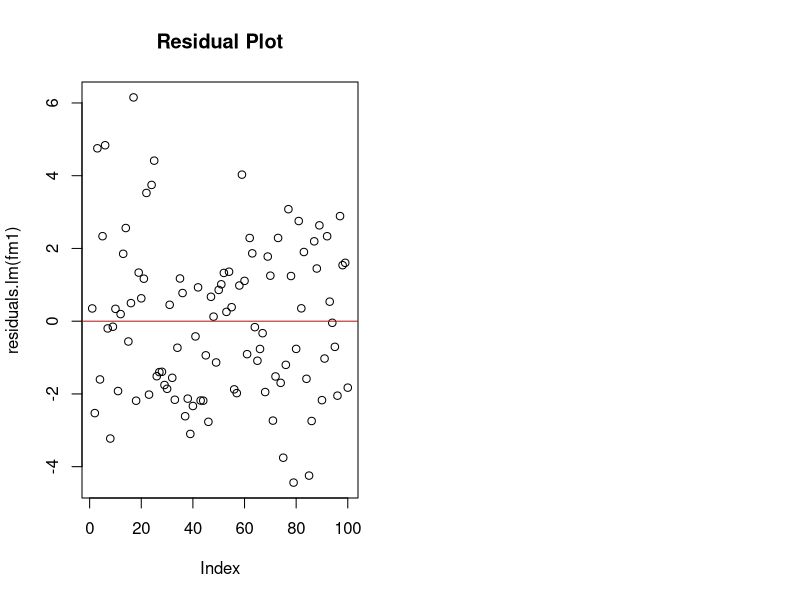
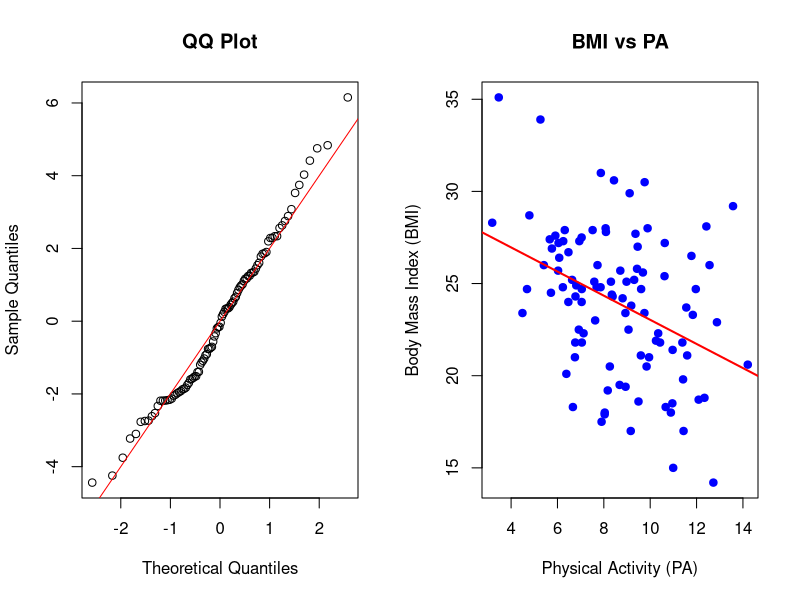
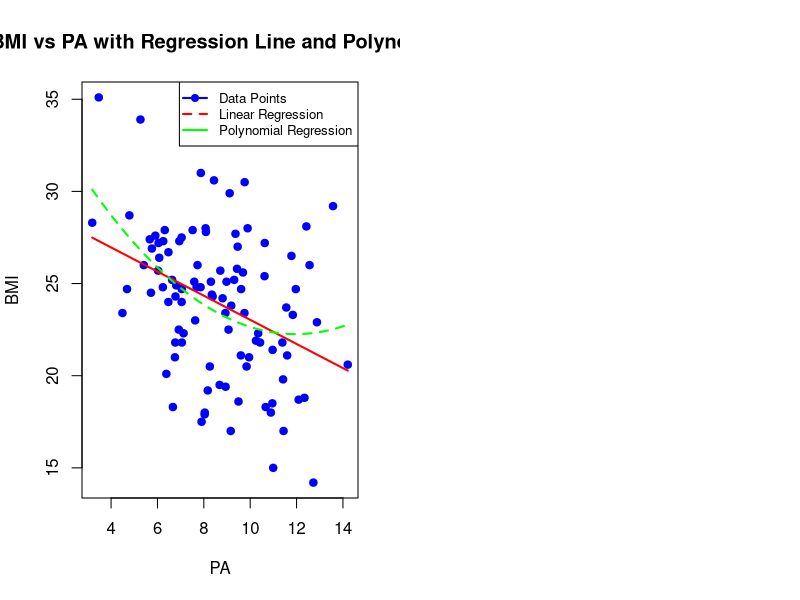

Reproduce these figures in R, in order.
## ---- chunk 1
library(readxl)
pabmi = read_xls("./pabmi.xls")
library(knitr)
## ---- chunk 2
with(pabmi,cor(PA,BMI))
with(pabmi,cor.test(PA,BMI))
## ---- chunk 3
fm1 = lm(PA ~ BMI, data = pabmi)

par(mfrow=c(1,2))
plot(residuals.lm(fm1),main="Residual Plot")
abline(0,0,col="red")

par(mfrow=c(1,2))
qqnorm(residuals(fm1),main="QQ Plot")
abline(0,2, col="red")
## ---- chunk 4
model <- lm(BMI ~ PA, data = pabmi)
summary_model <- summary(model)
intercept <- coef(model)[1]
slope <- coef(model)[2]
print(paste("Intercept (beta_0):", intercept))
print(paste("Slope (beta_1):", slope))
cat("Regression Equation: BMI = 29.578 - 0.655 x PA")
plot(pabmi$PA, pabmi$BMI, main = "BMI vs PA", xlab = "Physical Activity (PA)", ylab = "Body Mass Index (BMI)", pch = 19, col = "blue")
abline(model, col = "red", lwd = 2)
## ---- chunk 5
print(summary_model)
## ---- chunk 6
conf_interval <- confint(model, "PA", level = 0.95)
print(conf_interval)
## ---- chunk 7
kable(anova(fm1))

## ---- chunk 8
anova_results <- anova(model)
r_squared <- summary_model$r.squared
ssm <- anova_results$"Sum Sq"[1]
sst <- ssm + anova_results$"Sum Sq"[2]
print(paste("R-squared: ", r_squared))
print(paste("SSM (Sum of Squares Model): ", ssm))
print(paste("SST (Total Sum of Squares): ", sst))
## ---- chunk 9
# New data for prediction
new_data <- data.frame(PA = 27.85)

# Predict the expected value of Y and the confidence interval
predictions <- predict(model, newdata = new_data, interval = "confidence", level = 0.95)
print(predictions)
## ---- chunk 10
observation = data.frame(PA = 31.25)
predict(model,newdata=observation,interval="prediction",level=0.9)
## ---- chunk 11
fm2= lm(BMI ~ poly(PA,2), data=pabmi)
summary(fm2)
## ---- chunk 12
# Fit the linear model
linear_model <- lm(BMI ~ PA, data = pabmi)

# Fit the second-degree polynomial model
poly_model <- lm(BMI ~ PA + I(PA^2), data = pabmi)

# Create a sequence of PA values for predictions
pa_values <- seq(min(pabmi$PA), max(pabmi$PA), length.out = 300)
# Predict BMI for linear model
predicted_bmi_linear <- predict(linear_model, newdata = data.frame(PA = pa_values))

# Predict BMI for polynomial model
predicted_bmi_poly <- predict(poly_model, newdata = data.frame(PA = pa_values))
# Plot the original data points
plot(pabmi$PA, pabmi$BMI, main = "BMI vs PA with Regression Line and Polynomial",
     xlab = "PA", ylab = "BMI", pch = 19, col = "blue")

# Add the linear regression line
lines(pa_values, predicted_bmi_linear, col = "red", lwd = 2)

# Add the second-degree polynomial regression line
lines(pa_values, predicted_bmi_poly, col = "green", lwd = 2, lty = 2)

# Add a legend
legend("topright", legend = c("Data Points", "Linear Regression", "Polynomial Regression"),
       col = c("blue", "red", "green"), lty = 1:2, cex = 0.8, pch = c(19, NA, NA), lwd = 2)
